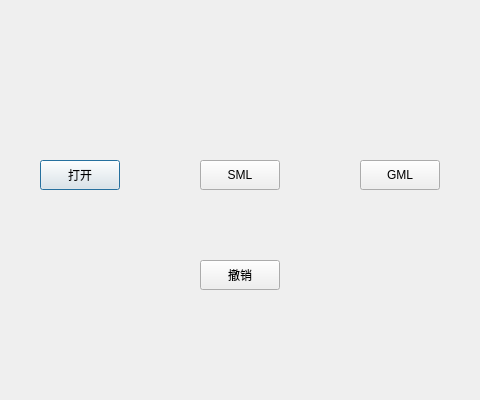
<?xml version="1.0" encoding="UTF-8"?>
<ui version="4.0">
 <class>HistogramDialog</class>
 <widget class="QDialog" name="HistogramDialog">
  <property name="geometry">
   <rect>
    <x>0</x>
    <y>0</y>
    <width>480</width>
    <height>400</height>
   </rect>
  </property>
  <property name="windowTitle">
   <string>Dialog</string>
  </property>
  <widget class="QPushButton" name="OpenButton">
   <property name="geometry">
    <rect>
     <x>40</x>
     <y>160</y>
     <width>80</width>
     <height>30</height>
    </rect>
   </property>
   <property name="text">
    <string>打开</string>
   </property>
  </widget>
  <widget class="QPushButton" name="SMLButton">
   <property name="geometry">
    <rect>
     <x>200</x>
     <y>160</y>
     <width>80</width>
     <height>30</height>
    </rect>
   </property>
   <property name="text">
    <string>SML</string>
   </property>
  </widget>
  <widget class="QPushButton" name="GMLButton">
   <property name="geometry">
    <rect>
     <x>360</x>
     <y>160</y>
     <width>80</width>
     <height>30</height>
    </rect>
   </property>
   <property name="text">
    <string>GML</string>
   </property>
  </widget>
  <widget class="QPushButton" name="RevokeButton">
   <property name="geometry">
    <rect>
     <x>200</x>
     <y>260</y>
     <width>80</width>
     <height>30</height>
    </rect>
   </property>
   <property name="text">
    <string>撤销</string>
   </property>
  </widget>
 </widget>
 <resources/>
 <connections/>
</ui>
